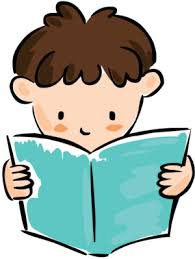
#> input picture images/basic.png, 195 x 259 px
$ python basic_pic.py
#> lines starting #> are read from the running program, lines starting #| are printed output that depends on the picture
import cv2
import numpy as np
import matplotlib.pyplot as plt

# Load an color image in: grayscale (0) || colored (1) || unchanged (-1)
image = cv2.imread("images/basic.png", 0)
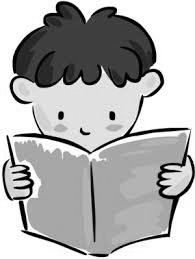
#> image: shape (259, 195); min 0, max 255, mean 176.1

# show the image by passing the title and path
cv2.imshow("image", image)

# wait for any key to be pressed, then close windows and save image
k = cv2.waitKey(0)
#> (key Esc is pressed here)
cv2.destroyAllWindows()
cv2.imwrite('images/changed.png',image)

#add matplot lib and axes
plt.imshow(image, cmap='gray', interpolation='bicubic')
plt.plot([50,100], [80,100], 'c', linewidth=5) #draw line on the picture
plt.show()
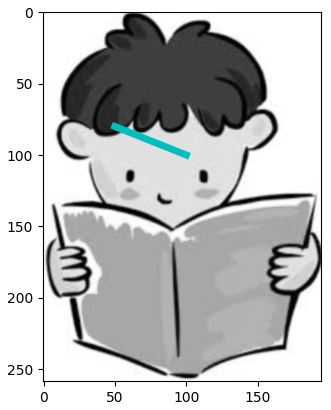
#> figure drawn by matplotlib, 1 panel

$ run again, with images/merge1.png copied over images/basic.png
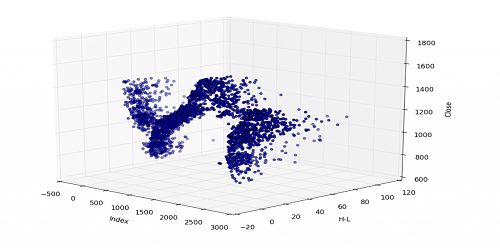
#> input picture images/merge1.png, 500 x 250 px
#> `image = cv2.imread("images/basic.png", 0)`:
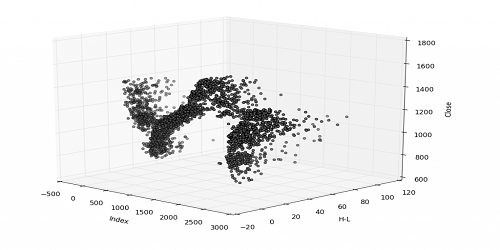
#> image: shape (250, 500); min 0, max 255, mean 237.3
#> `plt.show()`:
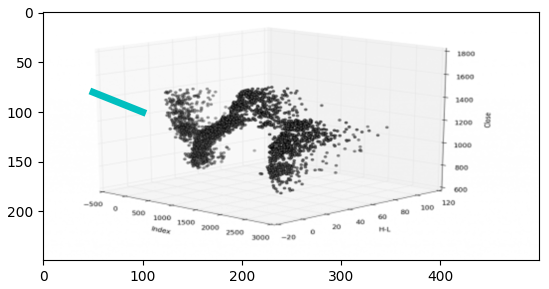
#> figure drawn by matplotlib, 1 panel
